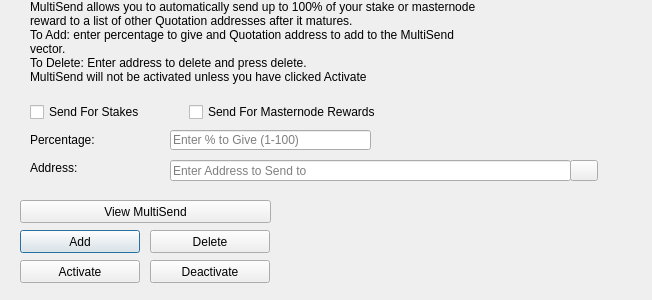
<?xml version="1.0" encoding="UTF-8"?>
<ui version="4.0">
 <class>MultiSendDialog</class>
 <widget class="QDialog" name="MultiSendDialog">
  <property name="windowModality">
   <enum>Qt::NonModal</enum>
  </property>
  <property name="geometry">
   <rect>
    <x>0</x>
    <y>0</y>
    <width>652</width>
    <height>300</height>
   </rect>
  </property>
  <property name="windowTitle">
   <string>MultiSend</string>
  </property>
  <widget class="QLineEdit" name="multiSendPercentEdit">
   <property name="geometry">
    <rect>
     <x>170</x>
     <y>130</y>
     <width>201</width>
     <height>20</height>
    </rect>
   </property>
   <property name="toolTip">
    <string>Enter whole numbers 1 - 100</string>
   </property>
   <property name="placeholderText">
    <string>Enter % to Give (1-100)</string>
   </property>
  </widget>
  <widget class="QLineEdit" name="multiSendAddressEdit">
   <property name="geometry">
    <rect>
     <x>170</x>
     <y>160</y>
     <width>401</width>
     <height>21</height>
    </rect>
   </property>
   <property name="toolTip">
    <string/>
   </property>
   <property name="placeholderText">
    <string>Enter Address to Send to</string>
   </property>
  </widget>
  <widget class="QLabel" name="label_2">
   <property name="geometry">
    <rect>
     <x>30</x>
     <y>0</y>
     <width>451</width>
     <height>121</height>
    </rect>
   </property>
   <property name="lineWidth">
    <number>1</number>
   </property>
   <property name="text">
    <string>MultiSend allows you to automatically send up to 100% of your stake or masternode reward to a list of other Quotation addresses after it matures.
To Add: enter percentage to give and Quotation address to add to the MultiSend vector.
To Delete: Enter address to delete and press delete.
MultiSend will not be activated unless you have clicked Activate</string>
   </property>
   <property name="alignment">
    <set>Qt::AlignLeading|Qt::AlignLeft|Qt::AlignTop</set>
   </property>
   <property name="wordWrap">
    <bool>true</bool>
   </property>
  </widget>
  <widget class="QLabel" name="message">
   <property name="geometry">
    <rect>
     <x>290</x>
     <y>200</y>
     <width>351</width>
     <height>91</height>
    </rect>
   </property>
   <property name="text">
    <string/>
   </property>
  </widget>
  <widget class="QPushButton" name="addButton">
   <property name="geometry">
    <rect>
     <x>20</x>
     <y>230</y>
     <width>120</width>
     <height>23</height>
    </rect>
   </property>
   <property name="toolTip">
    <string/>
   </property>
   <property name="statusTip">
    <string>Add to MultiSend Vector</string>
   </property>
   <property name="text">
    <string>Add</string>
   </property>
  </widget>
  <widget class="QPushButton" name="disableButton">
   <property name="geometry">
    <rect>
     <x>150</x>
     <y>260</y>
     <width>120</width>
     <height>23</height>
    </rect>
   </property>
   <property name="statusTip">
    <string>Deactivate MultiSend</string>
   </property>
   <property name="text">
    <string>Deactivate</string>
   </property>
  </widget>
  <widget class="QPushButton" name="addressBookButton">
   <property name="geometry">
    <rect>
     <x>570</x>
     <y>160</y>
     <width>28</width>
     <height>21</height>
    </rect>
   </property>
   <property name="toolTip">
    <string>Choose an address from the address book</string>
   </property>
   <property name="text">
    <string/>
   </property>
   <property name="icon">
    <iconset resource="../quotation.qrc">
     <normaloff>:/icons/address-book</normaloff>:/icons/address-book</iconset>
   </property>
   <property name="shortcut">
    <string>Alt+A</string>
   </property>
   <property name="autoDefault">
    <bool>false</bool>
   </property>
  </widget>
  <widget class="QLabel" name="label">
   <property name="geometry">
    <rect>
     <x>30</x>
     <y>130</y>
     <width>121</width>
     <height>20</height>
    </rect>
   </property>
   <property name="toolTip">
    <string>Percentage of stake to send</string>
   </property>
   <property name="text">
    <string>Percentage:</string>
   </property>
  </widget>
  <widget class="QLabel" name="label_5">
   <property name="geometry">
    <rect>
     <x>30</x>
     <y>160</y>
     <width>111</width>
     <height>16</height>
    </rect>
   </property>
   <property name="toolTip">
    <string>Address to send portion of stake to</string>
   </property>
   <property name="text">
    <string>Address:</string>
   </property>
  </widget>
  <widget class="QPushButton" name="deleteButton">
   <property name="geometry">
    <rect>
     <x>150</x>
     <y>230</y>
     <width>120</width>
     <height>23</height>
    </rect>
   </property>
   <property name="toolTip">
    <string/>
   </property>
   <property name="statusTip">
    <string>Delete Address From MultiSend Vector</string>
   </property>
   <property name="text">
    <string>Delete</string>
   </property>
  </widget>
  <widget class="QPushButton" name="activateButton">
   <property name="geometry">
    <rect>
     <x>20</x>
     <y>260</y>
     <width>120</width>
     <height>23</height>
    </rect>
   </property>
   <property name="statusTip">
    <string>Activate MultiSend</string>
   </property>
   <property name="text">
    <string>Activate</string>
   </property>
  </widget>
  <widget class="QPushButton" name="viewButton">
   <property name="geometry">
    <rect>
     <x>20</x>
     <y>200</y>
     <width>251</width>
     <height>23</height>
    </rect>
   </property>
   <property name="toolTip">
    <string/>
   </property>
   <property name="statusTip">
    <string>View MultiSend Vector</string>
   </property>
   <property name="text">
    <string>View MultiSend</string>
   </property>
  </widget>
  <widget class="QWidget" name="horizontalLayoutWidget">
   <property name="geometry">
    <rect>
     <x>30</x>
     <y>100</y>
     <width>351</width>
     <height>24</height>
    </rect>
   </property>
   <layout class="QHBoxLayout" name="horizontalLayout">
    <item>
     <widget class="QCheckBox" name="multiSendStakeCheckBox">
      <property name="text">
       <string>Send For Stakes</string>
      </property>
     </widget>
    </item>
    <item>
     <widget class="QCheckBox" name="multiSendMasternodeCheckBox">
      <property name="text">
       <string>Send For Masternode Rewards</string>
      </property>
     </widget>
    </item>
   </layout>
  </widget>
 </widget>
 <resources>
  <include location="../quotation.qrc"/>
 </resources>
 <connections/>
</ui>
